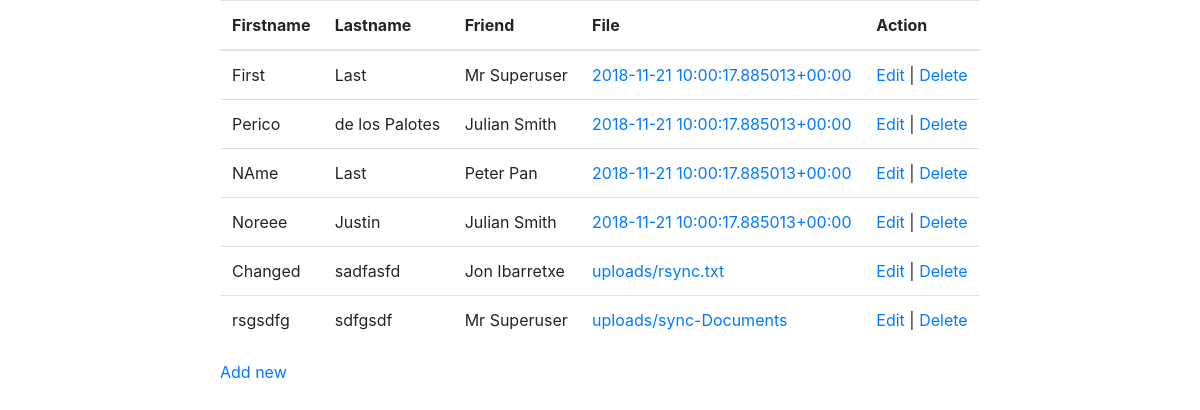
Before: /crudapp/ with the older database file.
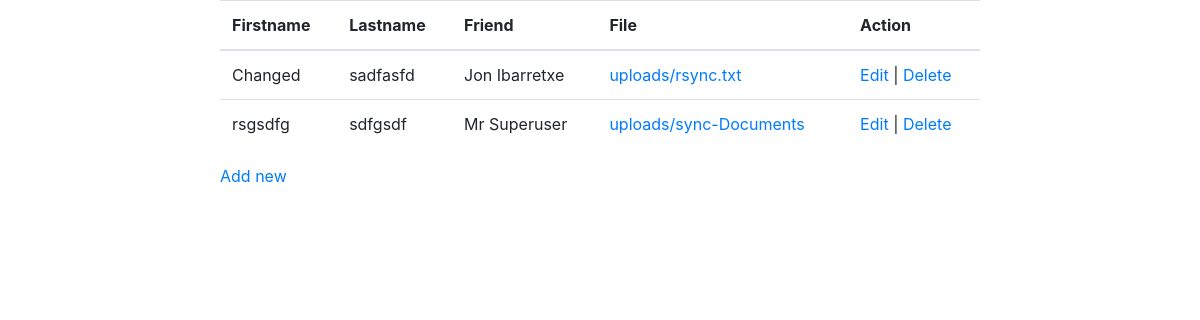
After: the same page with the newer database file.
### crudapp/models.py (models this page shows, shortened)
class Member(models.Model):
    firstname = models.CharField(max_length=40)
    lastname = models.CharField(max_length=40)
    friendname = models.ForeignKey(settings.AUTH_USER_MODEL, on_delete=models.CASCADE)
    file = models.FileField(upload_to='uploads/', blank=True) # File is automatically uploaded to MEDIA_ROOT/uploads/

class User(AbstractUser):
    birth_date = models.DateField(null=True, blank=True)

### crudapp/views.py (the view)
# urls.py: path('', views.index, name='index'),
def index(request):
    members = Member.objects.all()
    context = {'members': members}
    return render(request, 'crudapp/index.html', context)

### crudapp/templates/crudapp/index.html
{% extends 'crudapp/base_generic.html' %}
{% block content %}
<div class="container">
	<table class="table">
		<thead>
			<tr>
			<th>Firstname</th>
			<th>Lastname</th>
			<th>Friend</th>
			<th>File</th>
			<th>Action</th>
			</tr>
		</thead>
		<tbody>
			{% for member in members %}
			<tr>
				<td>{{ member.firstname }}</td>
				<td>{{ member.lastname }}</td>
				<td>{{ member.friendname.get_full_name }}</td>
				<td><a href="{{ MEDIA_URL }}{{ member.file }}">{{ member.file }}</a></td>
				<td><a href="edit/{{ member.id }}">Edit</a> | <a href="delete/{{ member.id }}">Delete</a></td>
			</tr>
			{% endfor %}
		</tbody>
	</table>
	<a href="create/">Add new</a>
</div>
{% endblock %}

### crudapp/templates/crudapp/base_generic.html (shortened to what this page needs)
<!DOCTYPE html>
<html>
<head>
<link rel="stylesheet" href="https://stackpath.bootstrapcdn.com/bootstrap/4.1.3/css/bootstrap.min.css">
{% load static %}
<link rel="stylesheet" href="{% static 'crudapp/css/styles.css' %}">
</head>
<body>
	<div class="row">
		<div class="col-sm-2">
		</div>
		<div class="col-sm-8">
			{% block content %}
			{% endblock %}
		</div>
		<div class="col-sm-2">
		</div>
	</div>
</body>
</html>

Changed rows visible on the page:
removed Member: firstname "First", lastname "Last", friendname.get_full_name "Mr Superuser", file "2018-11-21 10:00:17.885013+00:00"
removed Member: firstname "Perico", lastname "de los Palotes", friendname.get_full_name "Julian Smith", file "2018-11-21 10:00:17.885013+00:00"
removed Member: firstname "NAme", lastname "Last", friendname.get_full_name "Peter Pan", file "2018-11-21 10:00:17.885013+00:00"
removed Member: firstname "Noreee", lastname "Justin", friendname.get_full_name "Julian Smith", file "2018-11-21 10:00:17.885013+00:00"
